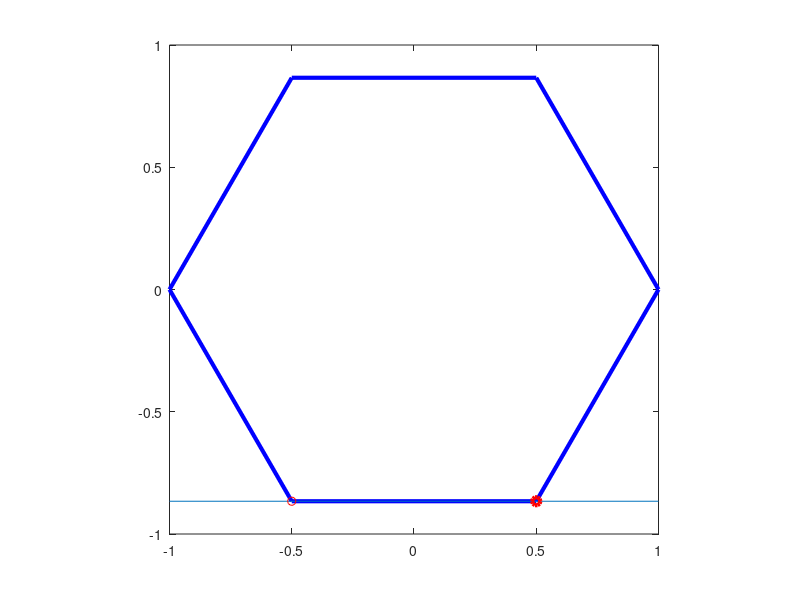

The MATLAB script that drew this image:
%% Plotting an exagon

t = 0:pi/3:2*pi;
x = cos(t);
y = sin(t);
plot(x,y,'-b','linewidth',3);
axis square
hold on 
y=-0.866;
line([-1,1],[y,y])
hold on
j=-0.5;
k=-0.866;
o=0.5;
p=-0.866;
plot(j,k,'or',o,p,'or','LineWidth',3);
